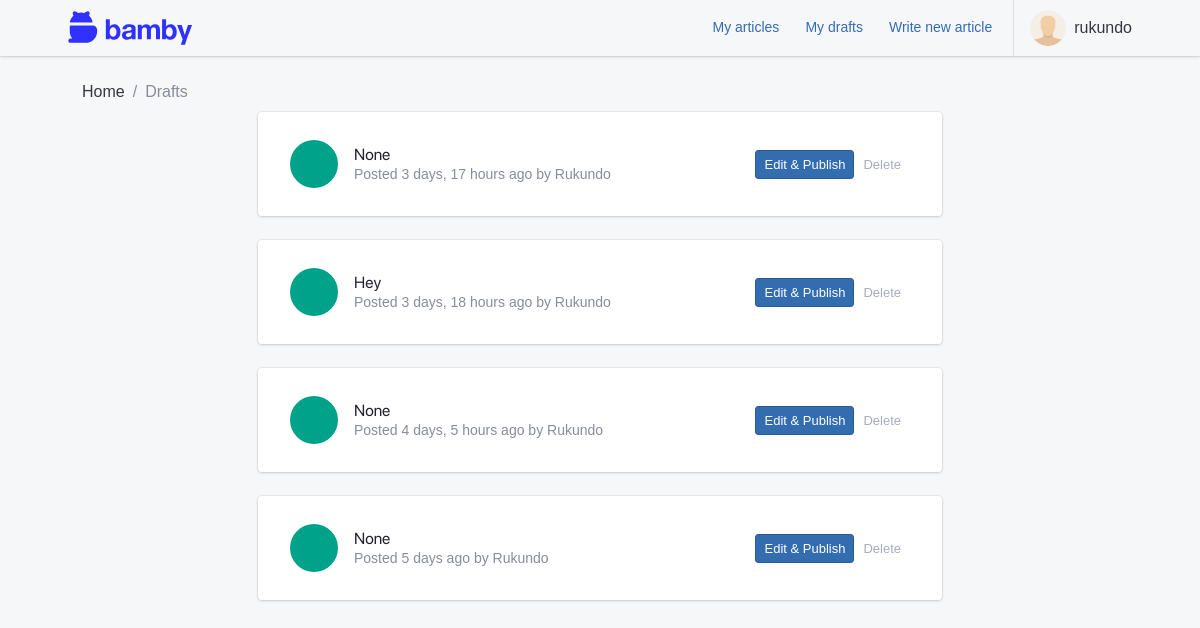
The page /articles/drafts/ (signed in) on the database as committed earlier.
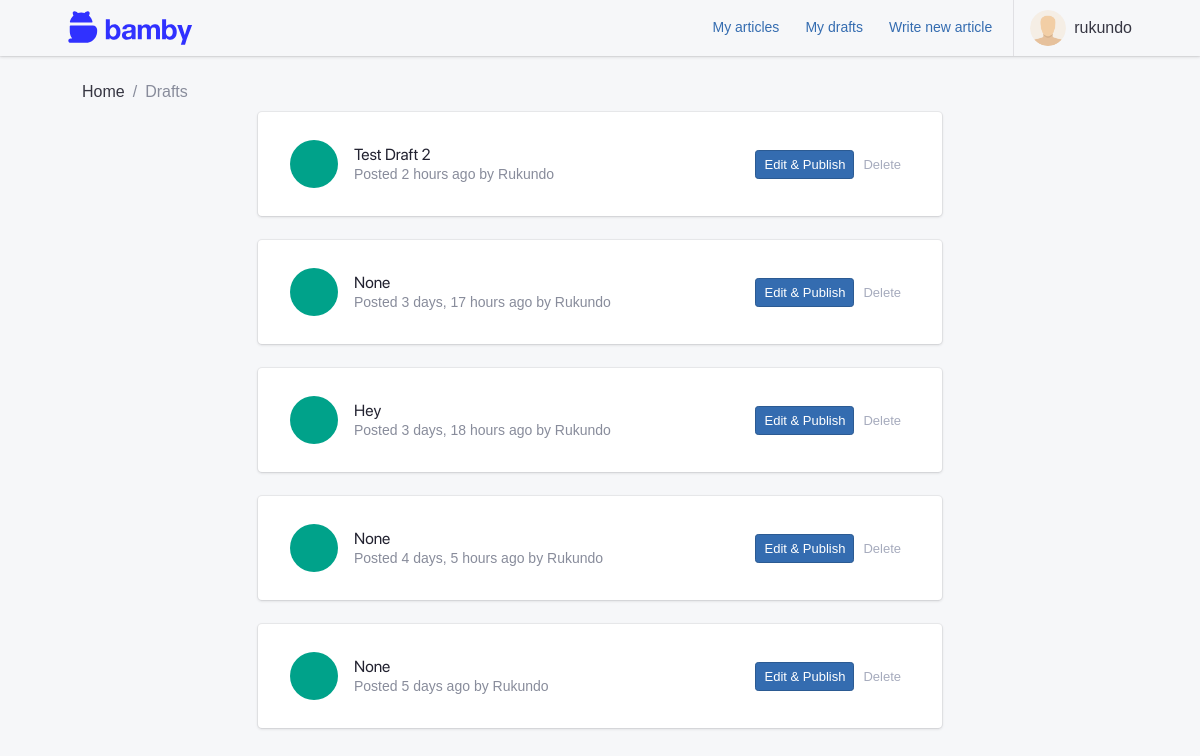
The same page on the database as committed later.
### apps/blog/models.py (models this page shows, shortened)
class Article(models.Model):
    DRAFT = "D"
    PUBLISHED = "P"
    STATUS = ((DRAFT, _("Draft")), (PUBLISHED, _("Published")))
    uuid = models.UUIDField(unique=True, default=uuid.uuid4, editable=False)
    user = models.ForeignKey(
        settings.AUTH_USER_MODEL,
        null=True,
        related_name="articles",
        on_delete=models.SET_NULL,
    )
    date_created = models.DateTimeField(auto_now_add=True)
    date_published = models.DateTimeField(auto_now=True)
    title = models.CharField(max_length=255, null=True, unique=True)
    status = models.CharField(max_length=1, choices=STATUS, default=DRAFT)
    content = models.CharField(_("Content"), max_length=10000, blank=True)
    edited = models.BooleanField(default=False)
    objects = ArticleQuerySet.as_manager()
    class Meta:
        verbose_name = _("Article")
        verbose_name_plural = _("Articles")
        ordering = ("-date_published",)

### apps/authentication/models.py (models this page shows, shortened)
class Profile(models.Model):
    user = models.OneToOneField(User, on_delete=models.CASCADE, verbose_name=_("user"))
    node_pubkey = models.CharField(max_length=80, unique=True, blank=True, null=True)
    class Meta:
        verbose_name = _("profile")
        verbose_name_plural = _("profiles")
        db_table = "auth_profile"
    def get_screen_name(self):
        try:
            if self.user.get_full_name():
                return self.user.get_full_name()
            else:
                return self.user.username
        except Exception:
            return self.user.username

### apps/blog/views.py (the view)
# urls.py: path("drafts/", view=list_drafts, name="drafts"),
@login_required()
def list_drafts(request):
    drafts = request.user.articles.filter(status="D")
    context = {
        "articles": drafts
    }
    return render(request, "blog/draft_list.html", context)

### paywalled/templates/blog/draft_list.html (shortened to what this page needs)
{% extends 'base.html' %}
{% load static i18n %}
{% load humanize %}
{% block content %}
<div class="container">
    <nav aria-label="breadcrumb">
        <ol class="breadcrumb">
            <li class="breadcrumb-item"><a href="/">{% trans 'Home' %}</a></li>
            <li class="breadcrumb-item active"><a href="{% url 'articles:list' %}">{% trans 'Drafts' %}</a></li>
        </ol>
    </nav>
    <div class="row">
        <div class="col-md-8 mx-auto">
            <div class="list-group list-group-flush list-group-divider"
                hx-confirm="Are you sure you want to delete this article?" hx-target="#drafts" hx-swap="outerHTML">
                {% for article in articles %}
                <div class="card mb-4" id="drafts">
                    <div class="card-body">
                        <div class="list-group-item">
                            <div class="list-group-item-figure">
                                <a href="{% url 'articles:article' article.uuid %}"
                                    class="tile tile-lg tile-circle bg-success">
                                </a>
                            </div>
                            <div class="list-group-item-body">
                                <h4 class="list-group-item-title">
                                    <a href="{% url 'articles:article' article.uuid %}">{{ article.title|title }}</a>
                                </h4>
                                <p class="list-group-item-text">{% trans 'Posted' %}
                                    {{ article.date_published|naturaltime }}
                                    by
                                    {{ article.user.profile.get_screen_name|title }} </p>
                            </div>
                            <div class="list-group-item-figure">
                                <a href="{% url 'articles:publish_article' article.uuid %}"
                                    class="btn btn-sm btn-primary">Edit & Publish</a>
                                <a class="btn btn-sm btn-light"
                                    hx-delete="{% url 'articles:delete_article' article.pk %}">Delete</a>
                            </div>
                        </div>
                    </div>
                </div>
                {% empty %}
                <p class="no-data">You have no drafts yet.</p>
                {% endfor %}
            </div>
        </div>
    </div>
</div>
{% endblock content %}

Rows that differ between the two databases and show on the page:
added Article: title "Test Draft 2", date_published "2 hours ago", user.profile.get_screen_name "Rukundo"
